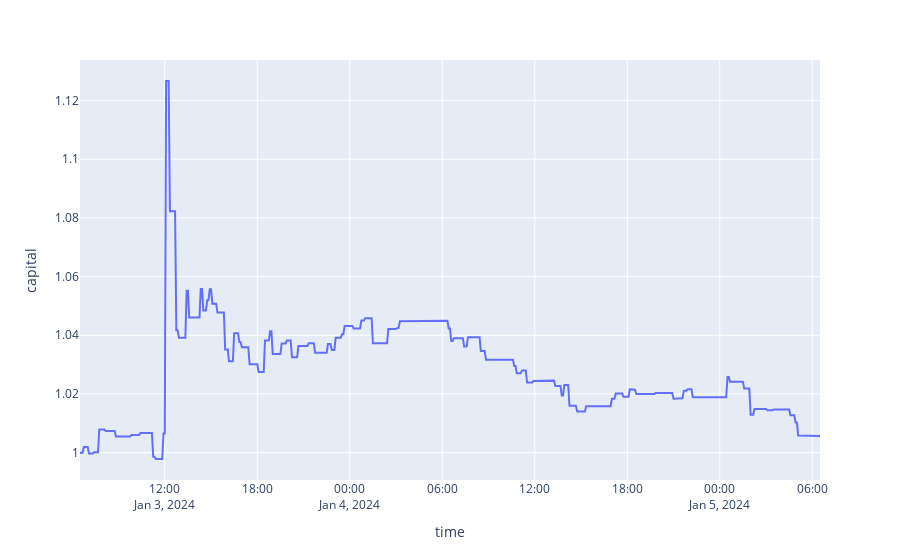

Write notebook code for a chart like this one.
### Code cell
capital = 1
df['capital'] = 0
df_len = df.shape[0]
capital_ls = []
price_in = None

for ix in range(0, df_len):
    if ix < df_len - 1:
        row = df.iloc[ix]
        next_row = df.iloc[ix + 1]
        best_ask = row['best_ask']
        
        if row['prediction'] == 1:
            if price_in == None:
                price_in = row['best_bid']
        else:
            if price_in:
                pnl = (price_in - best_ask) / price_in
                # alog.info((pnl, price_in, best_ask))
                capital = capital + (capital * pnl * (1 - 0.005))
                
            price_in = None
            
    #alog.info(capital)
    capital_ls.append(capital)

df['capital'] = np.asarray(capital_ls)
print(df)
px.line(df, y='capital', height=700)

### Figure 1 — Plotly figure (JSON) as saved in the notebook; plotly's stock layout.template omitted (floating-point values rounded to 4 significant figures; data arrays with more than 128 entries replaced by an {"elided": "..."} marker saying what was removed)
{"data": [{"hovertemplate": "time=%{x}<br>capital=%{y}<extra></extra>", "legendgroup": "", "line": {"color": "#636efa", "dash": "solid"}, "marker": {"symbol": "circle"}, "mode": "lines", "name": "", "orientation": "v", "showlegend": false, "type": "scatter", "x": {"elided": "577 str values"}, "xaxis": "x", "y": {"elided": "577 float values"}, "yaxis": "y"}], "layout": {"autosize": true, "legend": {"tracegroupgap": 0}, "margin": {"t": 60}, "xaxis": {"anchor": "y", "autorange": true, "domain": [0, 1], "range": ["2024-01-03 06:30", "2024-01-05 06:30"], "title": {"text": "time"}, "type": "date"}, "yaxis": {"anchor": "x", "autorange": true, "domain": [0, 1], "range": [0.9907, 1.134], "title": {"text": "capital"}, "type": "linear"}}}
